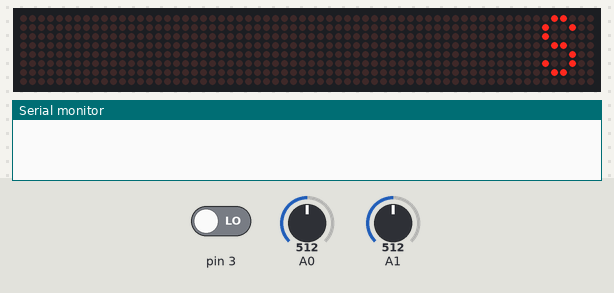
Recording of a sketch running on a simulated Arduino Uno, built with avr-gcc and run on an emulated ATmega328P. Parts: 64×8 LED matrix, the last lines printed to the serial monitor. Inputs (shaded band) come from the test bench; at power-on: pin 3 LOW, A0 = 512, A1 = 512. Random numbers use the default seed unless the sketch sets one.

Above: at 1.5 s.
1.6 s: pin 3 driven HIGH
At 1.97 s:
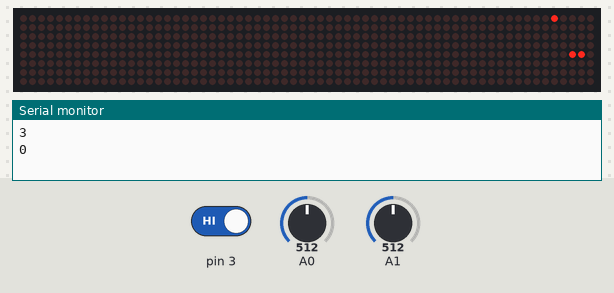
4.6 s: A0 set to 688
6.2 s: A0 set to 718
At 7.03 s:
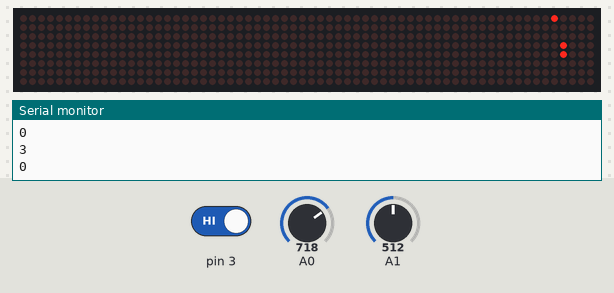
9.2 s: A1 set to 310
10.8 s: A1 set to 289
At 11.71 s:
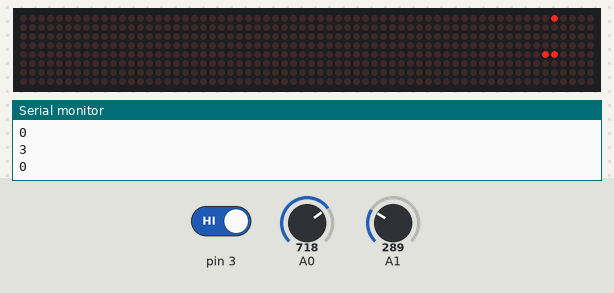
13.7 s: A1 set to 306
At 14.6 s:
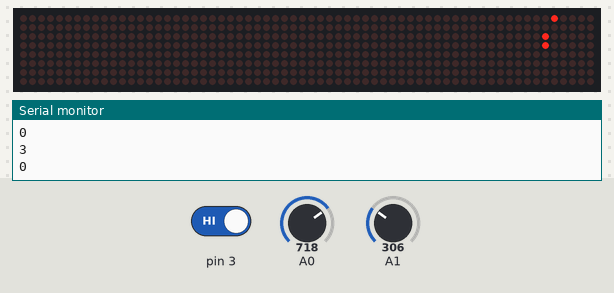
Timing chart, 0 to 16.7 s (numbered marks = the images above; inputs shaded):
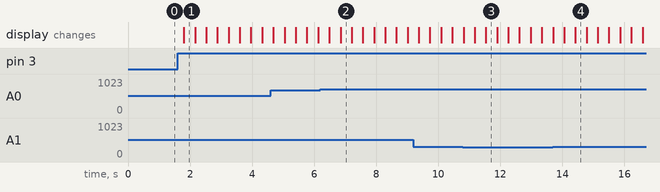

Measured:
- the behaviour switches between 700 and 701 on A0 (found by bisection; images 1 and 2)
- the behaviour switches between 300 and 299 on A1 (found by bisection; images 2 and 3)
- after the input at 1.6 s, the display: changes after 0.20 s (image 1)

The sketch:

ConsolaSnake.ino
```cpp
#include <LedControl.h>

int DIN = 11;
int CS =  10;
int CLK = 13;
LedControl lc=LedControl(DIN,CLK,CS,0);
int mX = 0;
int mY = 0;
int fX = 0;
int fY = 0;
int eGen = 0;
int jocPornit = 0;
int vert = 0,oriz = 1;
int sarpe[255][2];
int lungimeSarpe;
byte afisaj[8] = {0,0,0,0,0,0,0,0};
int mat[8][8]={
  {0,0,0,0,0,0,0,0},
  {0,0,0,0,0,0,0,0},
  {0,0,0,0,0,0,0,0},
  {0,0,0,0,0,0,0,0},
  {0,0,0,0,0,0,0,0},
  {0,0,0,0,0,0,0,0},
  {0,0,0,0,0,0,0,0},
  {0,0,0,0,0,0,0,0},
};

void startDisplay(){
  lc.shutdown(0,false);
  lc.setIntensity(0,10);
  lc.clearDisplay(0);
}


void printByte(byte character[])
{
  int i = 0;
  for(i=0;i<8;i++)
  {
    lc.setRow(0,i,character[i]);
  }
}

int joyInput(int pin){
  if(analogRead(pin) > 700){
    return -1;
  }else if(analogRead(pin) < 300){
    return 1;
  }else{
    return 0;
  }
}


void setup(){
  startDisplay();
  Serial.begin(9600);
  // Pin 3 este butonul de start
  pinMode(3, INPUT);
  sarpe[0][0] = 4; sarpe[0][1] = 4;
  sarpe[1][0] = 4; sarpe[1][1] = 5;
  lungimeSarpe = 2;
  eGen = 0;
  randomSeed(3);
}

void loop(){
  if(jocPornit == 1 || digitalRead(3)){
    jocPornit = 1;
    byte afisaj[8] = {0,0,0,0,0,0,0,0};
    //printByte(afisaj);
    mY = joyInput(A0);
    mX = -1 * joyInput(A1);
    // Generarea Fructului
    if(eGen == 0){
      fX = random(0,6);
      fY = random(0,7);
      while(mat[fY][fX] == 1){
        fX = random(0,7);
        fY = random(0,7);
      }
      mat[fY][fX] = 1;
      eGen = 1;
    }
    if(mat[fY][fX] == 0){
      mat[fY][fX] = 1;
    }
    Serial.println(fX);
    Serial.println(fY);

    // miscarea sarpelui
    for(int i = 0; i < lungimeSarpe-1; i++){
      sarpe[i][0] = sarpe[i+1][0];
      sarpe[i][1] = sarpe[i+1][1];
    }

    if((sarpe[lungimeSarpe-1][0] > 7 || sarpe[lungimeSarpe-1][0] < 0 ) || (sarpe[lungimeSarpe-1][1] > 7 || sarpe[lungimeSarpe-1][1] < 0)){
      jocPornit = 0;
      sarpe[0][0] = 4; sarpe[0][1] = 5;
      sarpe[1][0] = 4; sarpe[1][1] = 4;
      lungimeSarpe = 2;
      byte afisaj[8] = {0x18,0x24,0x20,0x18,0x04,0x24,0x18,0x00};
      printByte(afisaj);
    }else{
      if(vert != mY && vert != -1 * mY && mY != 0){
        vert = mY;
        oriz = 0;
      }
      if(oriz != mX && oriz != -1 * mX && mX != 0){
        oriz = mX;
        vert = 0;
      }
      sarpe[lungimeSarpe-1][0] += vert;
      sarpe[lungimeSarpe-1][1] += oriz;
    }
    // Cresterea Sarpelui
    if(sarpe[lungimeSarpe-1][0] == fY && sarpe[lungimeSarpe-1][1] == fX){
      sarpe[lungimeSarpe][0] =sarpe[lungimeSarpe-1][0] + vert;
      sarpe[lungimeSarpe][1] = sarpe[lungimeSarpe-1][1] + oriz;
      lungimeSarpe++;
      eGen = 0;
    }
    // Scrierea Sarpelui pe matrice
    for(int i = 0; i < lungimeSarpe; i++){
      mat[sarpe[i][0]][sarpe[i][1]] = 1;
    }

    // Transforma matricea mat in lista pentru functia printByte
    for(int j = 0; j < 8; j++){
        for(int i = 0; i < 8; i++)
        {
            afisaj[j] += mat[j][map(i,0,7,7,0)] << i;
        }
    }
    if(jocPornit){
      printByte(afisaj);
    }
    for(int i = 0; i < lungimeSarpe; i++){
      mat[sarpe[i][0]][sarpe[i][1]] = 0;
    }

  }else{
    byte afisaj[8] = {0x18,0x24,0x20,0x18,0x04,0x24,0x18,0x00};
    printByte(afisaj);
  }
  // mat[a][b] = 1;
  // if(a == 8 && b != 8){
  //   a = 0;
  //   b++;
  // }else if(a != 8 && b != 8){
  //   a++;
  // }

  delay(350);
}
```
